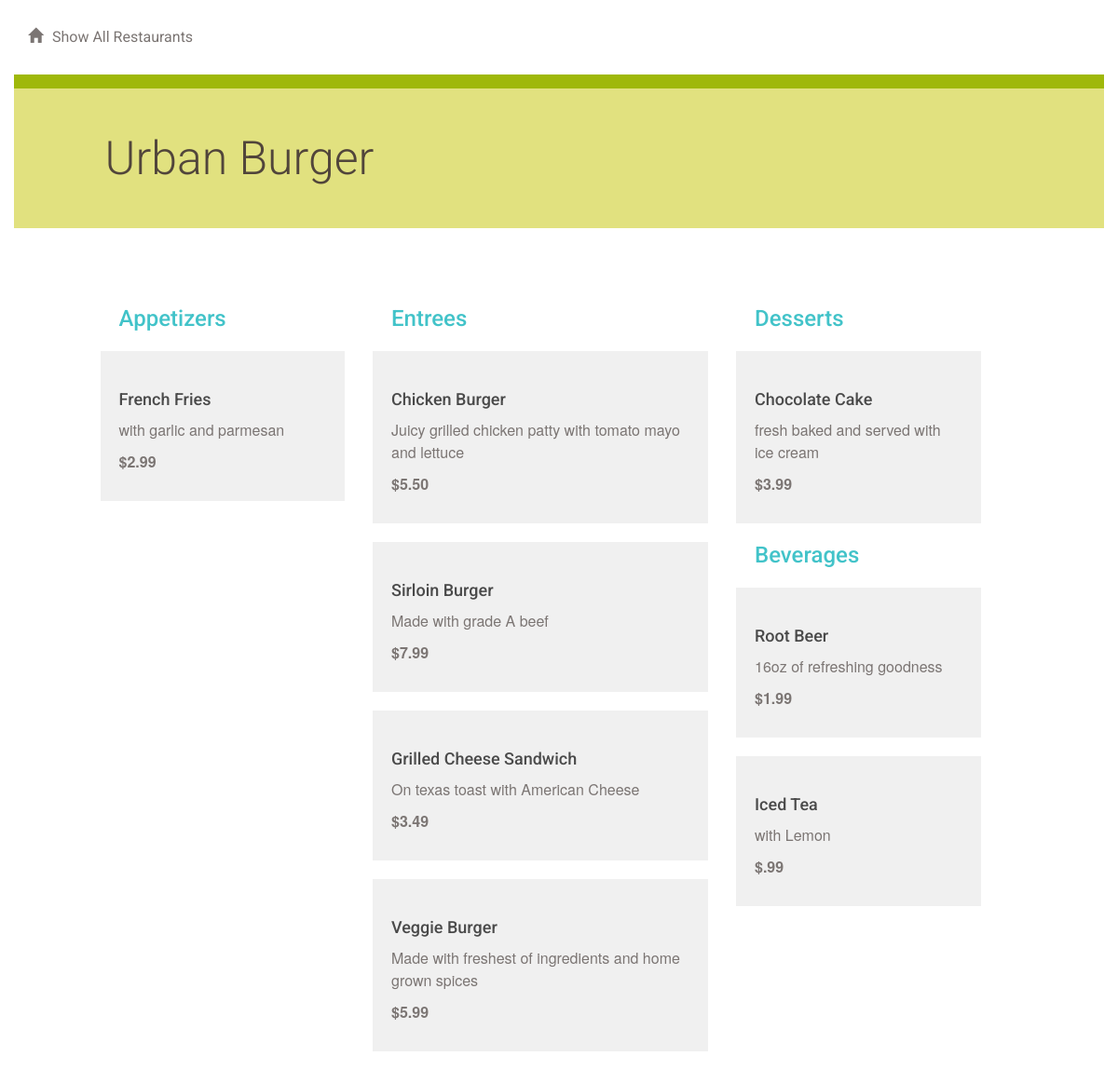
Screenshot of /restaurant/1/menu/ with the database file from the repository.
### database_setup.py (models this page shows, shortened)
class Restaurant(Base):
    __tablename__ = 'restaurant'
    id = Column(Integer, primary_key=True)
    name = Column(String(250), nullable=False)
    user_id = Column(Integer,ForeignKey('user.id'))
    user = relationship(User)

class MenuItem(Base):
    __tablename__ = 'menu_item'
    name =Column(String(80), nullable = False)
    id = Column(Integer, primary_key = True)
    description = Column(String(250))
    price = Column(String(8))
    course = Column(String(250))
    restaurant_id = Column(Integer,ForeignKey('restaurant.id'))
    restaurant = relationship(Restaurant)
    user_id = Column(Integer,ForeignKey('user.id'))
    user = relationship(User)

### project.py (the view)
@app.route('/restaurant/<int:restaurant_id>/')
@app.route('/restaurant/<int:restaurant_id>/menu/')
def showMenu(restaurant_id):
    restaurant = session.query(Restaurant).filter_by(id = restaurant_id).one()
    creator = getUserInfo(restaurant.user_id)
    items = session.query(MenuItem).filter_by(restaurant_id = restaurant_id).all()
    if 'username' not in login_session or creator.id != login_session['user_id']:
      return render_template('publicmenu.html',items = items , restaurant = restaurant,creator = creator)
    else:
      return render_template('menu.html', items = items, restaurant = restaurant, creator = creator)

### project.py (called while the page is built)
def getUserInfo(user_id):
  user = session.query(User).filter_by(id = user_id).one()
  return user

### templates/publicmenu.html (shortened to what this page needs)
{% extends "main.html" %}
{% block content %}
{% include "header.html" %}
    <div class="row divider green">
        <div class="col-md-12"></div>
    </div>
    <div class="row banner menu">
        <div class="col-md-11 col-md-offset-1 padding-none">
            <h1>{{ restaurant.name }}
            </h1>
        </div>
    </div>
    <div class="row padding-top padding-bottom">
        <div class="col-md-1"></div>
        <div class="col-md-11 padding-none">
        </div>
        <div class="col-md-7"></div>
    </div>
    <div class="row">
        <div class="col-md-12">
        </div>
    </div>
    {% if items !=[] %}
        <div class="row">
            <div class="col-md-1"></div>
            <div class="col-md-3">
                <h2>Appetizers</h2>
                    {% for i in items %}
                        {% if i.course == 'Appetizer' %}
                            <div class="menu-item">
                                <h3>{{i.name}}</h3>
                                <p>{{i.description}}</p>
                                <p class="menu-price">{{i.price}}</p>
                            </div>
                        {% endif %}
                    {% endfor %}
            </div>
            <div class="col-md-4">
                <h2>Entrees</h2>
                    {% for i in items %}
                        {% if i.course == 'Entree' %}
                        <div class="menu-item">
                            <h3>{{i.name}}</h3>
                            <p>{{i.description}}</p>
                            <p class="menu-price">{{i.price}}</p>
                        </div>
                        {% endif %}
                    {% endfor %}
            </div>
            <div class="col-md-3">
                <h2>Desserts</h2>
                    {% for i in items %}
                        {% if i.course == 'Dessert' %}
                        <div class="menu-item">
                            <h3>{{i.name}}</h3>
                            <p>{{i.description}}</p>
                            <p class="menu-price">{{i.price}}</p>
                        </div>
                        {% endif %}
                    {% endfor %}
                <h2>Beverages</h2>
                    {% for i in items %}
                        {% if i.course == 'Beverage' %}
                        <div class="menu-item">
                            <h3>{{i.name}}</h3>
                            <p>{{i.description}}</p>
                            <p class="menu-price">{{i.price}}</p>
                        </div>
                        {% endif %}
                    {% endfor %}
            </div>
            <div class="col-md-1"></div>
        </div>
    {% endif %}
{% endblock %}

### static/styles.css (style rules this page uses)
* { font-family: "Helvetica Neue Bold", Roboto, Helvetica, Arial, sans-serif; font-weight: 700; }
h1 { font-family: "Helvetica Neue Light", Roboto, Helvetica, Arial, sans-serif; font-size: 50px; color: #51453B; line-height: 60px; font-weight: 300; }
h2 { font-size: 24px; color: #42C3C9; line-height: 29px; }
h3 { font-size: 18px; color: #4A4A4A; line-height: 23px; }
p { font-family: "Helvetica Neue", Roboto, Helvetica, Arial, sans-serif; font-size: 16px; color: #7B7573; line-height: 24px; font-weight: 400; }
.padding-top { padding-top: 30px; }
.padding-bottom { padding-bottom: 30px; }
.padding-none { padding: 0; }
.divider { height: 15px; }
.divider.green { background-color: #9FB80A; }
.banner.menu { height: 150px; background-color: #E1E17F; }
.banner h1 { margin: 45px 0; }
.menu-item { background: #F0F0F0; padding: 20px; margin: 20px; margin-left: -20px; }
.menu-price { font-weight: 700; }

### rows the page displays
Restaurant: name "Urban Burger"
MenuItem: name "French Fries", description "with garlic and parmesan", price "$2.99"
MenuItem: name "Chicken Burger", description "Juicy grilled chicken patty with tomato mayo and lettuce", price "$5.50"
MenuItem: name "Sirloin Burger", description "Made with grade A beef", price "$7.99"
MenuItem: name "Grilled Cheese Sandwich", description "On texas toast with American Cheese", price "$3.49"
MenuItem: name "Veggie Burger", description "Made with freshest of ingredients and home grown spices", price "$5.99"
MenuItem: name "Chocolate Cake", description "fresh baked and served with ice cream", price "$3.99"
MenuItem: name "Root Beer", description "16oz of refreshing goodness", price "$1.99"
MenuItem: name "Iced Tea", description "with Lemon", price "$.99"
